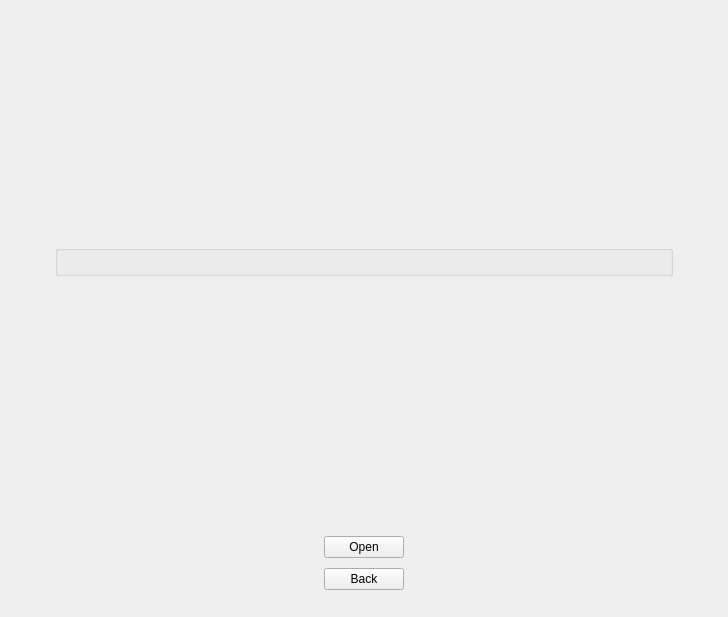
<?xml version="1.0" encoding="UTF-8"?>
<ui version="4.0">
 <class>CSceneScreen</class>
 <widget class="QWidget" name="CSceneScreen">
  <property name="geometry">
   <rect>
    <x>0</x>
    <y>0</y>
    <width>728</width>
    <height>617</height>
   </rect>
  </property>
  <property name="windowTitle">
   <string>Form</string>
  </property>
  <layout class="QGridLayout" name="gridLayout_2">
   <property name="leftMargin">
    <number>0</number>
   </property>
   <property name="topMargin">
    <number>0</number>
   </property>
   <property name="rightMargin">
    <number>0</number>
   </property>
   <property name="bottomMargin">
    <number>0</number>
   </property>
   <property name="spacing">
    <number>10</number>
   </property>
   <item row="0" column="0">
    <widget class="QStackedWidget" name="pStackedWidget">
     <property name="currentIndex">
      <number>0</number>
     </property>
     <widget class="QWidget" name="pPageSelection">
      <layout class="QGridLayout" name="gridLayout_3">
       <item row="1" column="1">
        <widget class="QGroupBox" name="groupBox">
         <property name="sizePolicy">
          <sizepolicy hsizetype="Expanding" vsizetype="Preferred">
           <horstretch>0</horstretch>
           <verstretch>0</verstretch>
          </sizepolicy>
         </property>
         <layout class="QGridLayout" name="gridLayout">
          <item row="0" column="0" colspan="3">
           <widget class="CProjectCardSelectionWidget" name="pProjectCardSelectionWidget" native="true">
            <property name="sizePolicy">
             <sizepolicy hsizetype="Expanding" vsizetype="Preferred">
              <horstretch>0</horstretch>
              <verstretch>0</verstretch>
             </sizepolicy>
            </property>
           </widget>
          </item>
         </layout>
        </widget>
       </item>
       <item row="4" column="0" colspan="3">
        <widget class="QWidget" name="widget_3" native="true">
         <layout class="QHBoxLayout" name="horizontalLayout">
          <item>
           <spacer name="horizontalSpacer_7">
            <property name="orientation">
             <enum>Qt::Horizontal</enum>
            </property>
            <property name="sizeHint" stdset="0">
             <size>
              <width>40</width>
              <height>20</height>
             </size>
            </property>
           </spacer>
          </item>
          <item>
           <widget class="QWidget" name="widget" native="true">
            <layout class="QVBoxLayout" name="verticalLayout">
             <property name="spacing">
              <number>10</number>
             </property>
             <item>
              <widget class="CMenuButton" name="pOpenExistingProjectButton">
               <property name="text">
                <string>Open</string>
               </property>
              </widget>
             </item>
             <item>
              <widget class="CMenuButton" name="pCancelButton">
               <property name="text">
                <string>Back</string>
               </property>
              </widget>
             </item>
            </layout>
           </widget>
          </item>
          <item>
           <spacer name="horizontalSpacer_8">
            <property name="orientation">
             <enum>Qt::Horizontal</enum>
            </property>
            <property name="sizeHint" stdset="0">
             <size>
              <width>40</width>
              <height>20</height>
             </size>
            </property>
           </spacer>
          </item>
         </layout>
        </widget>
       </item>
       <item row="0" column="1">
        <spacer name="verticalSpacer_2">
         <property name="orientation">
          <enum>Qt::Vertical</enum>
         </property>
         <property name="sizeHint" stdset="0">
          <size>
           <width>20</width>
           <height>241</height>
          </size>
         </property>
        </spacer>
       </item>
       <item row="2" column="1">
        <spacer name="verticalSpacer">
         <property name="orientation">
          <enum>Qt::Vertical</enum>
         </property>
         <property name="sizeHint" stdset="0">
          <size>
           <width>167</width>
           <height>240</height>
          </size>
         </property>
        </spacer>
       </item>
       <item row="1" column="0">
        <spacer name="horizontalSpacer">
         <property name="orientation">
          <enum>Qt::Horizontal</enum>
         </property>
         <property name="sizeType">
          <enum>QSizePolicy::Fixed</enum>
         </property>
         <property name="sizeHint" stdset="0">
          <size>
           <width>40</width>
           <height>20</height>
          </size>
         </property>
        </spacer>
       </item>
       <item row="1" column="2">
        <spacer name="horizontalSpacer_2">
         <property name="orientation">
          <enum>Qt::Horizontal</enum>
         </property>
         <property name="sizeType">
          <enum>QSizePolicy::Fixed</enum>
         </property>
         <property name="sizeHint" stdset="0">
          <size>
           <width>40</width>
           <height>20</height>
          </size>
         </property>
        </spacer>
       </item>
      </layout>
     </widget>
     <widget class="QWidget" name="pPageScene">
      <layout class="QGridLayout" name="gridLayout_4">
       <property name="leftMargin">
        <number>0</number>
       </property>
       <property name="topMargin">
        <number>0</number>
       </property>
       <property name="rightMargin">
        <number>0</number>
       </property>
       <property name="bottomMargin">
        <number>0</number>
       </property>
       <property name="spacing">
        <number>0</number>
       </property>
       <item row="0" column="0">
        <widget class="CSceneMainScreen" name="pMainSceneScreen" native="true"/>
       </item>
      </layout>
     </widget>
    </widget>
   </item>
  </layout>
 </widget>
 <customwidgets>
  <customwidget>
   <class>CMenuButton</class>
   <extends>QPushButton</extends>
   <header>Widgets/MenuButton.h</header>
  </customwidget>
  <customwidget>
   <class>CProjectCardSelectionWidget</class>
   <extends>QWidget</extends>
   <header>Widgets/ProjectCardSelectionWidget.h</header>
   <container>1</container>
  </customwidget>
  <customwidget>
   <class>CSceneMainScreen</class>
   <extends>QWidget</extends>
   <header>Player/SceneMainScreen.h</header>
   <container>1</container>
  </customwidget>
 </customwidgets>
 <resources/>
 <connections/>
</ui>
